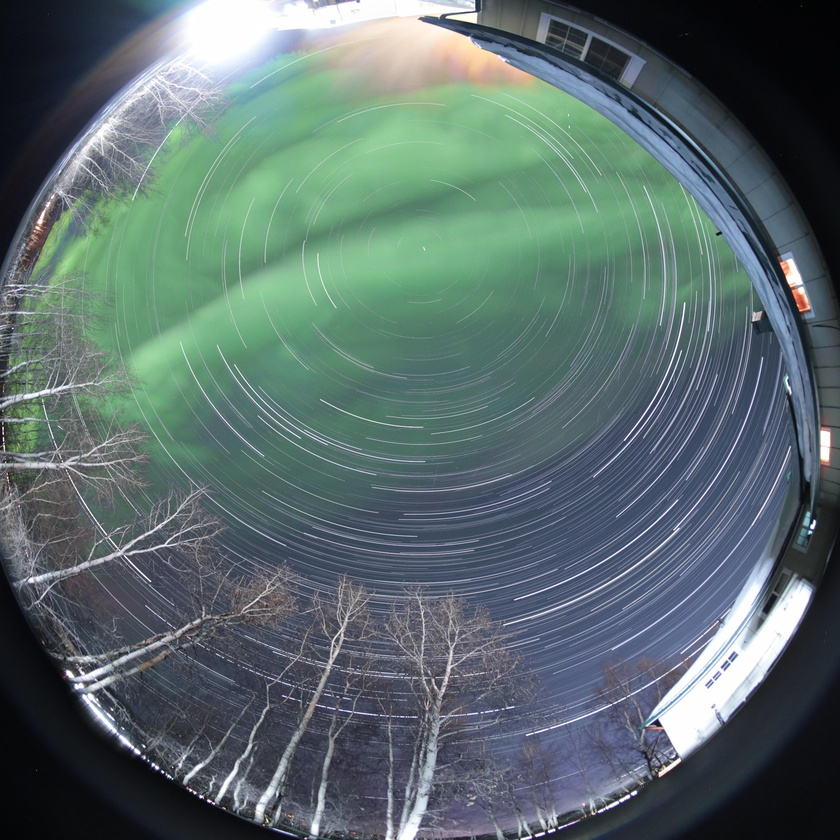
#> input picture 2024-03-13-auroreye07.jpg, 840 x 840 px, shrunk from 4000 x 4000 before the run
$ python WBFix.py --folder .
#> lines starting #> are read from the running program, lines starting #| are printed output that depends on the picture; long printed decimals are rounded
import os
import cv2
import numpy as np
import argparse

class ColorCorrector:
    """
    Adjust Red and Blue channels to match green channel average in sample black area of frame (top left).
    Allows positive (lift) and negative (cut) offsets at black, keeping maximum at 1.0.
    """

    def __init__(self, red_offset=0.0):
        """
        red_offset: linear y-intercept for black (-0.05 to 0.05 typical)
        """
        self.red_offset = red_offset
        if not (-0.5 <= red_offset <= 0.5):
            raise ValueError("red_offset should be in -0.5 to 0.5 range")

    @staticmethod
    def srgb_to_linear(img):
        return img
        return np.where(img <= 0.04045, img / 12.92, ((img + 0.055)/1.055)**2.4)

    @staticmethod
    def linear_to_srgb(img):
        return img
        return np.where(img <= 0.0031308, img*12.92, 1.055*(img**(1/2.4))-0.055)

    def sample_black_corner(self, img):
        # Sample a 16x16 corner patch (assumes top-left is in shadow)
        sample_size = 300
        corner = img[:sample_size, :sample_size]
        print(f"sampled corner mean (per channel): {corner.mean(axis=(0,1))}")
        return corner.mean(axis=(0,1))  # mean per channel, BGR order


    def apply(self, img_path, out_path=None):
#> called with img_path = './2024-03-13-auroreye07.jpg', out_path = './WBFixed/2024-03-13-auroreye07.jpg'
        img = cv2.imread(img_path).astype(np.float32)/255.0
        # sample_black_corner = self.sample_black_corner(img)
        img_lin = self.srgb_to_linear(img)
        sample_black_corner = self.sample_black_corner(img_lin)
#> in sample_black_corner, `corner = img[:sample_size, :sample_size]`:
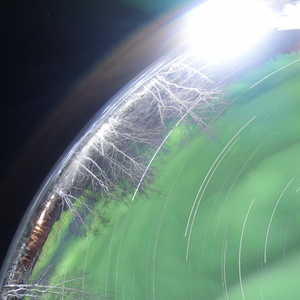
#> corner: shape (300, 300, 3) float32; mean B, G, R 0.508, 0.55, 0.446
#| sampled corner mean (per channel): [0.5076  0.5502 0.4458]
#> sample_black_corner = [0.508, 0.55, 0.446]
        b = 0
        g = 1
        r = 2
        correction_red =  -sample_black_corner[r]
#> correction_red = -0.446
        correction_blue = -sample_black_corner[b]
#> correction_blue = -0.508
        correction_green = -sample_black_corner[g]
#> correction_green = -0.55
        # Apply linear curve: R_out = (1-b)*R_in + b
        slope = correction_red
#> slope = -0.446
        m = 1.0 - slope
#> m = 1.45
        img_lin[:,:,r] = img_lin[:,:,r] * m + slope  # Red channel (OpenCV BGR)
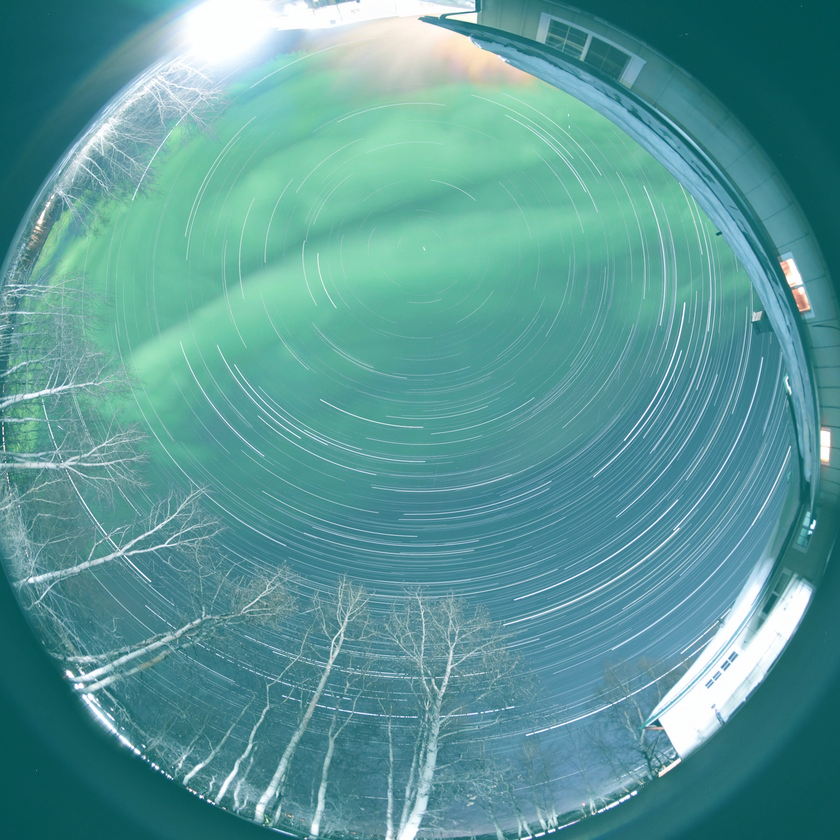
#> img_lin: shape (840, 840, 3) float32; mean B, G, R 0.426, 0.426, 0.068; drawn with min black and max white

        slope = correction_blue
#> slope = -0.508
        m = 1.0 - slope
#> m = 1.51
        img_lin[:,:,b] = img_lin[:,:,b] * m + slope  # Red channel (OpenCV BGR)
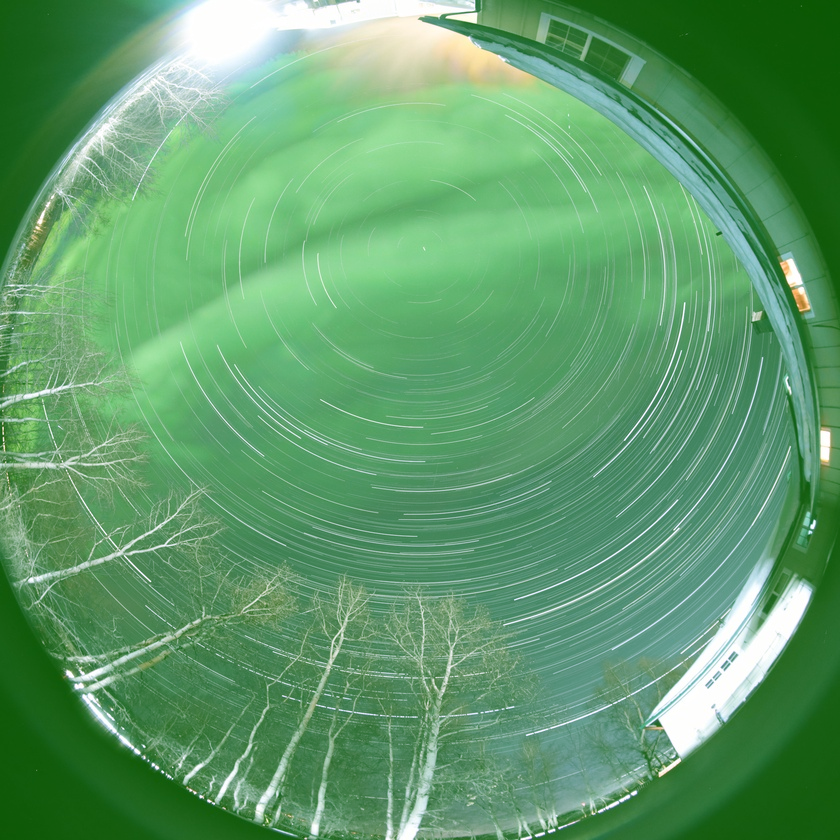
#> img_lin: shape (840, 840, 3) float32; mean B, G, R 0.134, 0.426, 0.068; drawn with min black and max white

        slope = correction_green
#> slope = -0.55
        m = 1.0 - slope
#> m = 1.55
        img_lin[:,:,g] = img_lin[:,:,g] * m + slope  # Red channel (OpenCV BGR)

        # Clip to [0,1]
        img_lin = np.clip(img_lin, 0.0, 1.0)
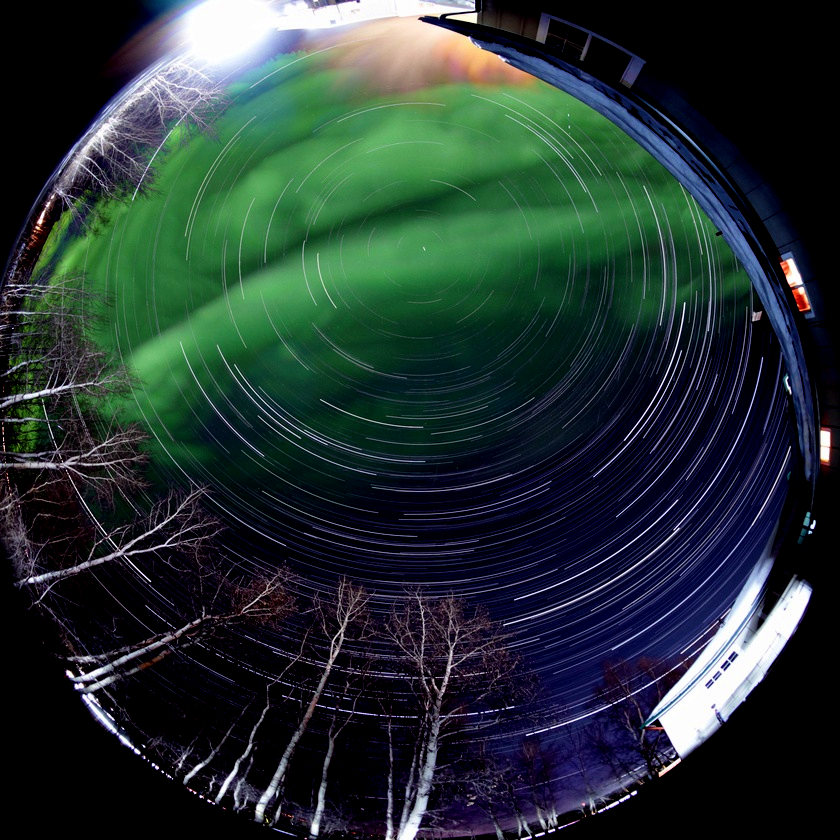
#> img_lin: shape (840, 840, 3) float32; mean B, G, R 0.199, 0.204, 0.143

        # Back to sRGB
        img_srgb = self.linear_to_srgb(img_lin)
        img_out = np.clip(img_srgb*255,0,255).astype(np.uint8)

        cv2.imwrite(out_path, img_out)

# ---------- CLI ----------
if __name__ == '__main__':
    parser = argparse.ArgumentParser(
        description="Adjust Red and Blue channel y-intercept for shadows in a Sony JPEG to remove colour cast"
    )
    parser.add_argument('--folder', required=True, help='Path to the JPEG images')
    args = parser.parse_args()

    shifter = ColorCorrector()
    output_folder = os.path.join(args.folder, "WBFixed")
    if not os.path.exists(output_folder):
      os.mkdir(output_folder)
    files = os.listdir(args.folder)
    print(f"Found {len(files)} files in {args.folder}, processing JPEGs...")

    jpgs = [f for f in files if f.lower().endswith('.jpg')]
    for jpg in jpgs:
      image_path = os.path.join(args.folder, jpg)
      out_path = os.path.join(output_folder, jpg)
      print(f"Processing {image_path}...")
      corrected_path = shifter.apply(image_path, out_path=out_path)
      print(f"Corrected image saved to: {output_folder}")
#> pass 2 of the loop `for jpg in jpgs:`:
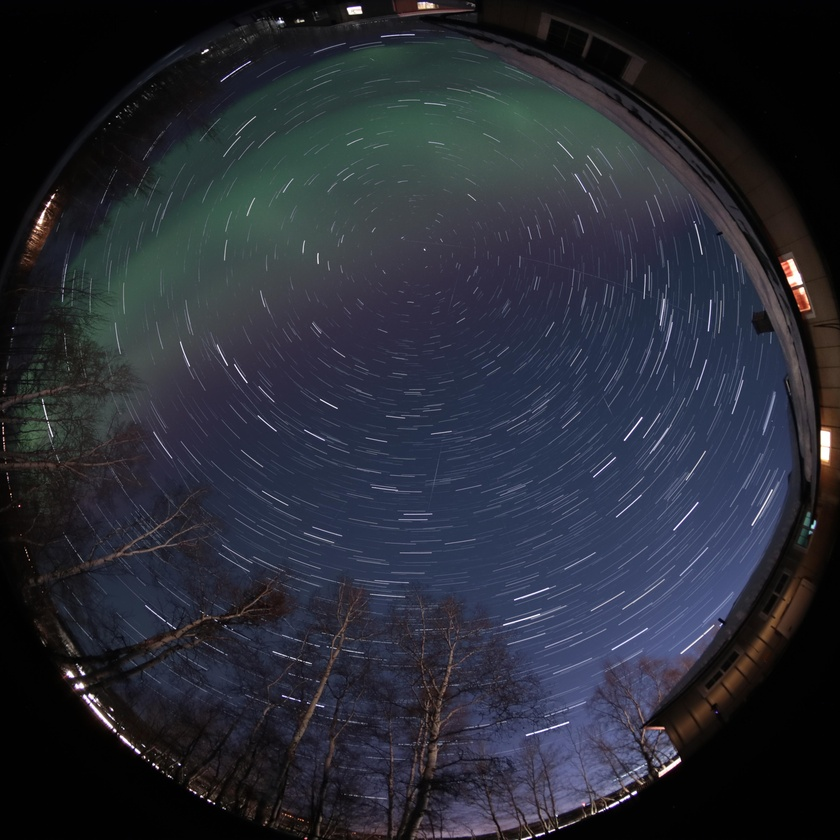
#> input picture allblended0-300.jpg, 840 x 840 px, shrunk from 4000 x 4000 before the run
#> in sample_black_corner (call 2), `corner = img[:sample_size, :sample_size]`:
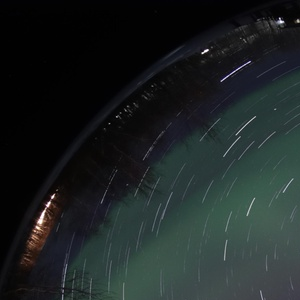
#> corner: shape (300, 300, 3) float32; mean B, G, R 0.139, 0.14, 0.113
#| sampled corner mean (per channel): [0.1389 0.1397 0.1129  ]
#> sample_black_corner = [0.139, 0.14, 0.113]
#> correction_red = -0.113
#> correction_blue = -0.139
#> correction_green = -0.14
#> in apply (call 2), `slope = correction_red`: slope = -0.113
#> in apply (call 2), `m = 1.0 - slope`: m = 1.11
#> in apply (call 2), `slope = correction_blue`: slope = -0.139
#> in apply (call 2), `m = 1.0 - slope`: m = 1.14
#> in apply (call 2), `slope = correction_green`: slope = -0.14
#> in apply (call 2), `img_lin = np.clip(img_lin, 0.0, 1.0)`:
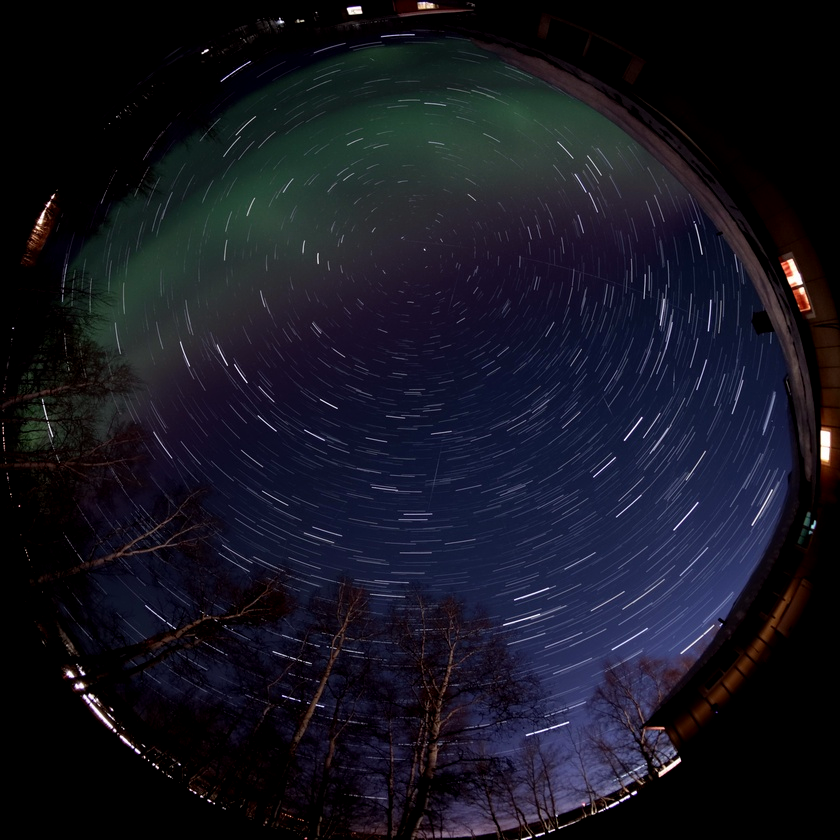
#> img_lin: shape (840, 840, 3) float32; mean B, G, R 0.131, 0.0866, 0.0861
